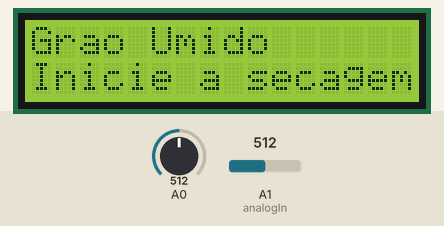
The sketch below on a simulated Arduino Uno, built with avr-gcc and run on an emulated ATmega328P. Shown: 16×2 character LCD. The inputs (shaded band) are chosen by the test bench; at power-on: A1 (analogIn) = 512, A0 = 512. What the sketch prints to the serial monitor is not drawn.

Above: at 2.2 s.
2.3 s: A1 (analogIn) set to 144
16.3 s: A1 (analogIn) set to 129
At 26.4 s:
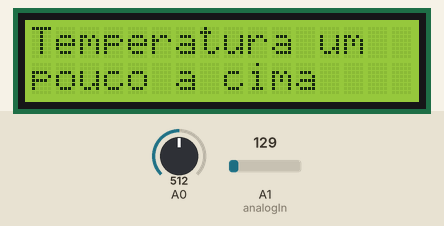
27.6 s: A0 set to 440
At 31.5 s:
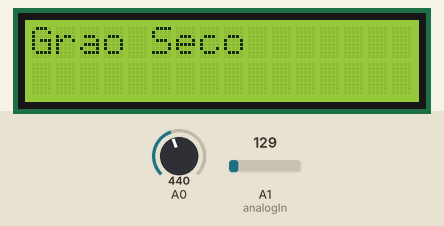
41.6 s: A1 (analogIn) set to 6
At 47.1 s:
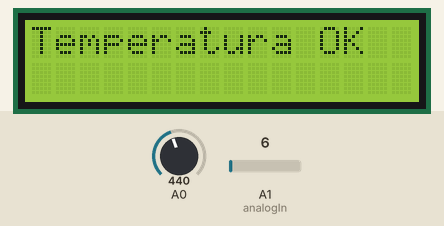
52.6 s: A1 (analogIn) set to 122
At 57.5 s:
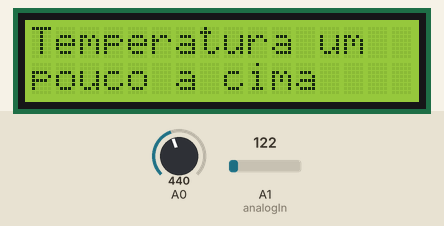
66.6 s: A1 (analogIn) set to 0
At 77.0 s:
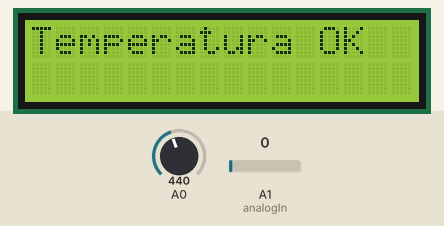
Timing chart, 0 to 78.5 s (numbered marks = the images above; inputs shaded):
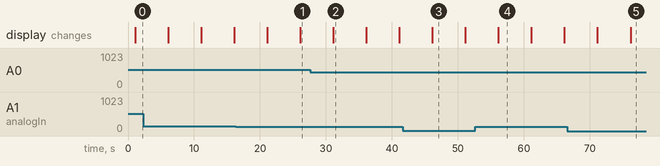

Measured:
- the behaviour switches between 136 and 135 on A1 (analogIn) (found by bisection; images 0 and 1)
- after the input at 16.3 s, the display: first differs from a run without the input after 9.8 s (image 1)
- after the input at 27.6 s, the display: first differs from a run without the input after 3.5 s (image 2)
- after the input at 41.6 s, the display: changes after 4.5 s (image 3)
- after the input at 52.6 s, the display: changes after 3.5 s (image 4)
- after the input at 66.6 s, the display: first differs from a run without the input after 9.6 s (image 5)
- what the display in image 2 shows lasts 5.0 s, from 31.1 s to 36.1 s

The sketch:

codigo_tinkercad.ino
```cpp
// ## Display LCD 16x2
//FUNCIONANDO
#include <LiquidCrystal.h>

//conecta os pinos no arduino isso vem da biblioteca

const int rs = 3, en = 4, d4 = A2, d5 = A3, d6 = A4, d7 = A5;
LiquidCrystal lcd(rs, en, d4, d5, d6, d7);
float valor_potencia;
int umidade;//recebe do sensor os valores
int analogIn = A1;

int RawValue= 0;
double Voltage = 0;
double tempC = 0;

void setup() {

  // inicia a tela
  lcd.begin(16, 2);//inicia
  lcd.print("Iniciando...");
  delay(1000);
  lcd.clear();//limpa
  Serial.begin(9600);
}


void loop() {

  mostrando_umidade();
  mostrando_temperatura();

  }

void mostrando_umidade(){

 umidade=analogRead(A0);
// define a entrada analogica na porta A0


  if (umidade > 450){//se for maior que 450
  lcd.setCursor(0, 0); // posição que ira imprimir na tela
  lcd.print("Grao Umido");
  lcd.setCursor(0, 1);//imprimi no inicio da tela
  lcd.print("Inicie a secagem");

  if (umidade == analogRead(LOW)){
  }
  }else if (umidade < 450){
    lcd.print("Grao Seco");


  }

  delay(5000);
  lcd.clear();//limpa


}

void mostrando_temperatura(){

  RawValue = analogRead(analogIn);
  Voltage = (RawValue / 1023.0) * 5000; // 5000 to get millivots.
  tempC = (Voltage-500) * 0.1; // 500 is the offset
  Serial.print("Raw Value = " );
  Serial.print(RawValue);
  Serial.print("\t Temperature in C = ");
  Serial.print(tempC,1);


   if (tempC <= 8){
   	lcd.setCursor(0, 0); // posição que ira imprimir na tela
  	lcd.print("Temperatura OK");
   }else if (tempC > 8 && tempC < 16){//se for maior que 450
    lcd.setCursor(0, 0);//imprimi no inicio da tela
  	lcd.print("Temperatura um");
    lcd.setCursor(0, 1);
    lcd.print("pouco a cima");
  }else if (tempC > 16 ){
   lcd.setCursor(0, 0);//imprimi no inicio da tela
  	lcd.print("Temperatura alta");
    lcd.setCursor(0, 1);
    lcd.print("Esfriando...");
  }else if (tempC < 2 ){
   lcd.setCursor(0, 0);//imprimi no inicio da tela
  	lcd.print("Temperatura baixa");
    lcd.setCursor(0, 1);
    lcd.print("Esfriando...");
  }

  delay(5000);
  lcd.clear();//limpa


}
```
